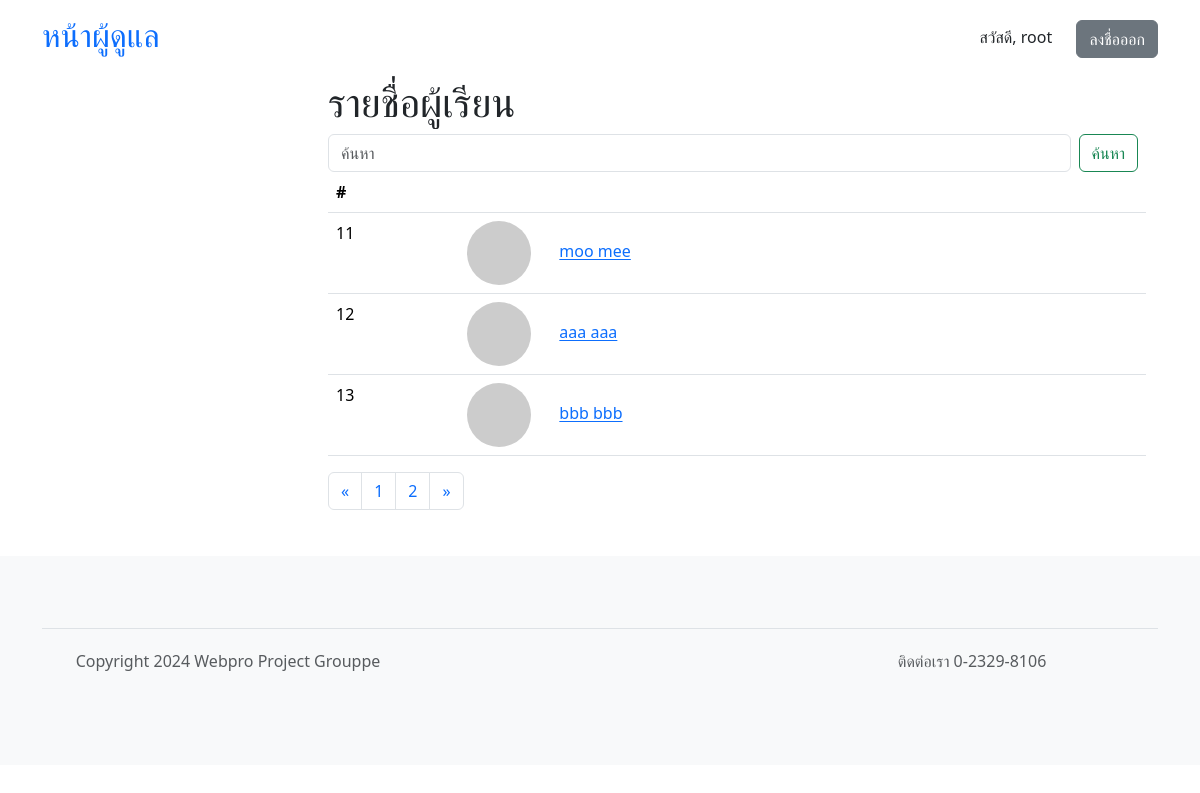
Page /admin/students.php?page=2 (signed in) on the earlier database version.
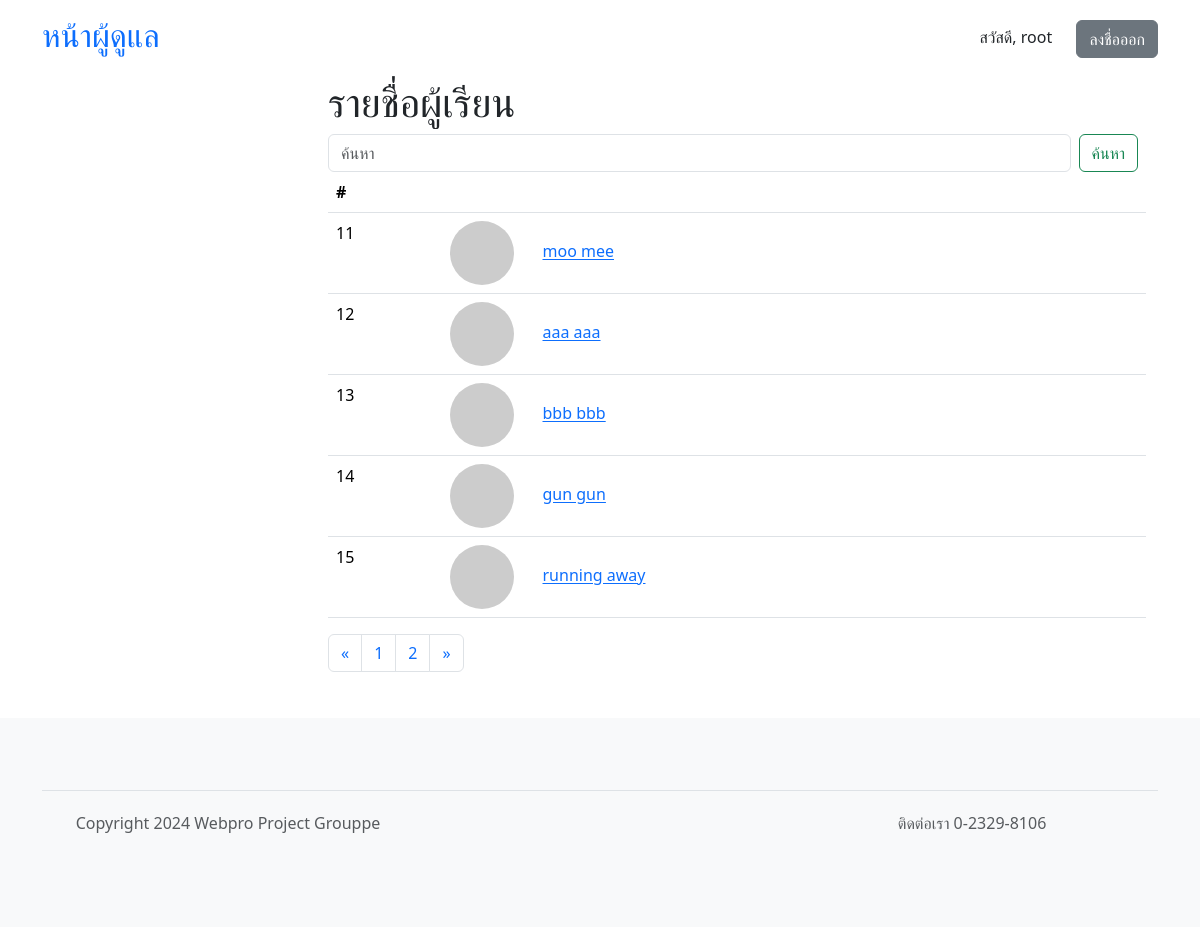
Same page on the later database version.
### tables this page shows
CREATE TABLE "students" (
	"id"	INTEGER,
	"username"	VARCHAR(32) NOT NULL,
	"first_name"	VARCHAR(64) NOT NULL,
	"last_name"	VARCHAR(64) NOT NULL,
	"profile_pic_hash"	CHARACTER(32),
	"password"	CHARACTER(72) NOT NULL,
	"email"	VARCHAR(64) NOT NULL,
	"phone"	VARCHAR(16),
	"created_date"	DATETIME,
	PRIMARY KEY("id" AUTOINCREMENT)
);

### admin/students.php (called while the page is built, shortened)
<?php
require 'template_init.php';
require 'template_header.php';
require 'si_list_init.php';
$pagename = "students.php";
$header = "รายชื่อผู้เรียน";
$show_course = false;
$show_cate = false;
$editpage = "student";
$search = "";
$list = $db->get_student_simple_list($begin, $search, $item_per_page);
require 'si_list.php';
?>

### admin/si_list_init.php (called while the page is built)
<?php
$item_per_page = 10;
if (isset($_GET['page'])) {
	$page = $_GET['page'];
} else {
	$page = 1;
}
$begin = ($page - 1) * $item_per_page;
?>

### core.php (called while the page is built, shortened)
<?php
require 'shopping.php';
require 'common.php';
	class App extends SQLite3 {
			?>
				</form><?php
		function get_student_simple_list($begin, $search, $item_per_page) {
			return $this->get_simple_list('students', $begin, $search, $item_per_page);
		}
		function get_simple_list($table, $begin, $search, $item_per_page) {
			$filter = "";
			$sql = "SELECT COUNT(*) as count FROM $table" . $filter;
			$ret = $this->query($sql);
			$row = $ret->fetchArray(SQLITE3_ASSOC);
			$total = $row['count'];
			$page_count = ceil($total / $item_per_page);
			$sql = "SELECT profile_pic_hash, id, username, first_name || ' ' || last_name AS name FROM $table" . $filter . " LIMIT $item_per_page OFFSET $begin";
			$ret = $this->query($sql);
			$instructors = array();
			while($row = $ret->fetchArray(SQLITE3_ASSOC)) {
				$row = prepare_other_data($row, '../');
				$instructors[] = $row;
			}
			return array(
				'page_count' => $page_count,
				'data' => $instructors
			);
		}
	}
?>

### common.php (called while the page is built, shortened)
<?php
function prepare_other_data($row, $prefix = "") {
	$row['pfplink'] = get_pfplink_from_seed('saltPROJECTGROUPPE' . md5($row['username']));
	return $row;
}
function get_pfplink_from_seed($ident) {
	return "https://api.dicebear.com/7.x/thumbs/svg?seed=" . $ident;
}
	?>

### admin/si_list.php (the view, shortened to what this page needs)
<?php
$page_count = $list['page_count'];
$list = $list['data'];
?>
<div class="container">
<h1><?php echo $header; ?></h1>
	<form class="d-flex" role="search">
		<input class="form-control me-2" name="search" value="<?php echo isset($_GET['search']) ? $_GET['search'] : '' ?>" type="search" placeholder="ค้นหา" aria-label="Search">
		<button class="btn btn-outline-success me-2" type="submit">ค้นหา</button>
	</form>
	<table class="table">
	<thead>
		<tr>
			<th scope="col">#</th>
			<?php if ($show_course) { ?>
			<th scope="col">ชื่อคอร์ส</th>
			<th scope="col">ผู้สอน</th>
			<th scope="col">หมวดหมู่</th>
			<th scope="col">ยอดขายทั้งหมด</th>
			<?php } else { ?>
			<th scope="col"></th>
			<?php } ?>
		</tr>
	</thead>
	<tbody>
		<?php
			foreach ($list as $i) {
				echo "<tr>";
				echo "<td>{$i['id']}</td>";
				if ($show_cate) {
					echo "<td><a href=\"category.php?id={$i['id']}\">{$i['name']}</a></td>";
					echo "<td>{$i['total_courses']}</td>";
				} else {
					if ($show_course) {
						echo "<td>{$i['name']}</td>";
						echo "<td>{$i['owner_name']}</td>";
						echo "<td>{$i['category_name']}</td>";
						echo "<td>{$i['total_sales']}</td>";
					} else {
						echo "<td><img src=\"{$i['pfplink']}\" alt=\"avatar\" width=\"64\" height=\"64\" class=\"rounded-circle me-4\"> ";
						echo "<a href=\"" . $editpage . ".php?id={$i['id']}\">{$i['name']}</a>";
						echo "</td>";
					}
				}
				echo "</tr>";
			}
		?>
	</tbody>
	</table>
	<nav aria-label="pagination">
		<ul class="pagination">
			<li class="page-item">
				<a class="page-link" href="<?php echo $pagename; ?>?page=1">
				<span>&laquo;</span>
				</a>
			</li>
			<?php for ($i = 1; $i <= $page_count; $i++){ ?>
			<li class="page-item">
				<a class="page-link" href="<?php echo $pagename; ?>?page=<?php echo $i; ?>">
					<?php echo $i; ?>
				</a>
			</li>
			<?php } ?>
			<li class="page-item">
				<a class="page-link" href="<?php echo $pagename; ?>?page=<?php echo $page_count;?>">
				<span>&raquo;</span>
				</a>
			</li>
		</ul>
	</nav>
</div>
<?php
require 'template_footer.php';
?>

Differences in the rows shown:
added students: id "14", name "gun gun"
added students: id "15", name "running away"
